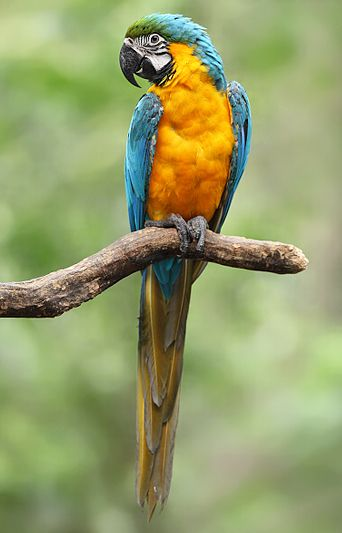
#> input picture imagens/arara.jpg, 342 x 533 px
$ python contorno.py imagens/arara.jpg out.png
#> lines starting #> are read from the running program, lines starting #| are printed output that depends on the picture
# -*- coding: utf-8 -*-
import sys
from PIL import Image
from PIL import ImageFilter

#Checando e imprimindo os argumentos de linha de comando
if __name__ == "__main__":
    print(f'Quantos argumentos: {len(sys.argv)}')
    for i, arg in enumerate(sys.argv):
        print(f"Argumento {i}: {arg}")


# Codigo da conversao (CONTOUR)
imagemOriginal = Image.open(sys.argv[1])
#> imagemOriginal is the input picture: PIL image 342x533 RGB; mean R, G, B 149.4, 158.6, 106.2

kernel = ImageFilter.Kernel((3, 3), (-1, -1, -1, -1, 8, -1, -1, -1, -1), 1, 0)
imagemComFiltro = imagemOriginal.filter(kernel)
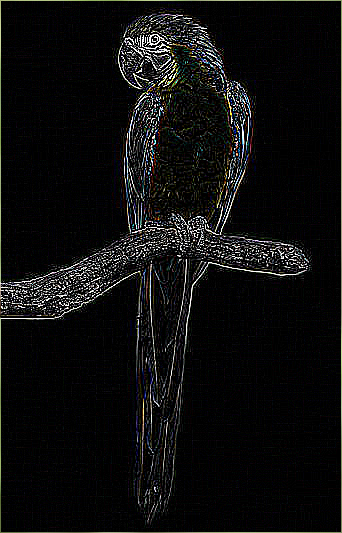
#> imagemComFiltro: PIL image 342x533 RGB; mean R, G, B 14.2, 14.3, 14.1

imagemComFiltro.save(sys.argv[2])

$ run again, on imagens/arquivo_novo_emboss.jpg
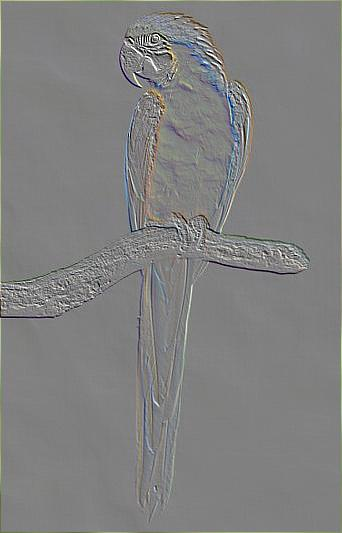
#> input picture imagens/arquivo_novo_emboss.jpg, 342 x 533 px
#> imagemOriginal is the input picture: PIL image 342x533 RGB; mean R, G, B 128.3, 128.4, 127.9
#> `imagemComFiltro = imagemOriginal.filter(kernel)`:
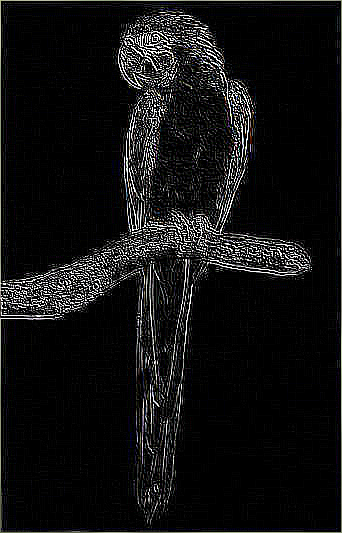
#> imagemComFiltro: PIL image 342x533 RGB; mean R, G, B 17.7, 17.7, 17.8

$ run again, on imagens/arquivo_novo_espelho_horizontal.jpg
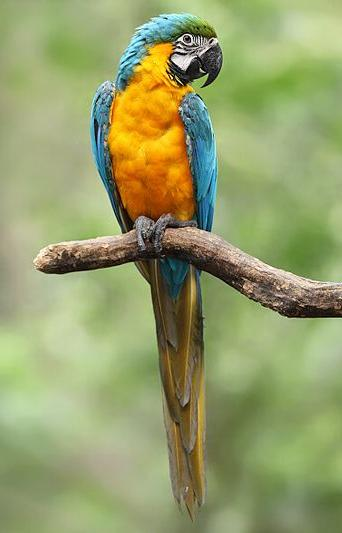
#> input picture imagens/arquivo_novo_espelho_horizontal.jpg, 342 x 533 px
#> imagemOriginal is the input picture: PIL image 342x533 RGB; mean R, G, B 149.4, 158.6, 106.4
#> `imagemComFiltro = imagemOriginal.filter(kernel)`:
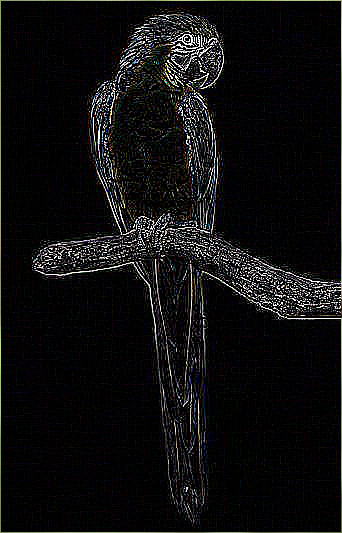
#> imagemComFiltro: PIL image 342x533 RGB; mean R, G, B 14.7, 14.8, 14.6

$ run again, on imagens/arquivo_novo_espelho_vertical.jpg
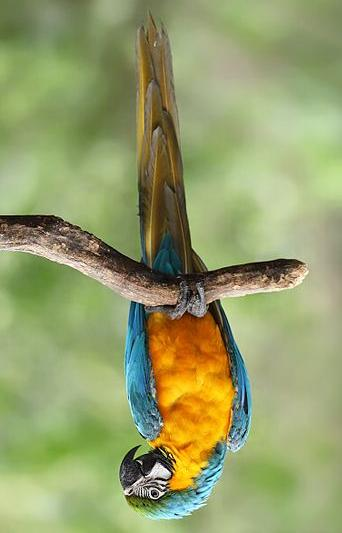
#> input picture imagens/arquivo_novo_espelho_vertical.jpg, 342 x 533 px
#> imagemOriginal is the input picture: PIL image 342x533 RGB; mean R, G, B 149.4, 158.6, 106.4
#> `imagemComFiltro = imagemOriginal.filter(kernel)`:
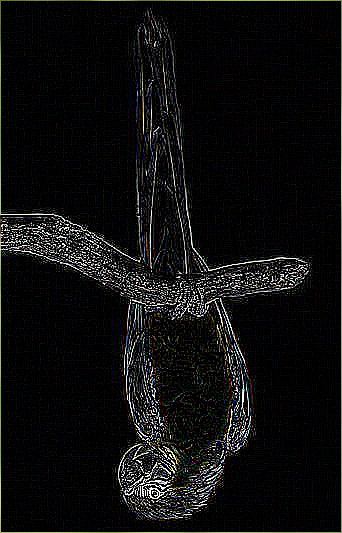
#> imagemComFiltro: PIL image 342x533 RGB; mean R, G, B 14.5, 14.6, 14.4
